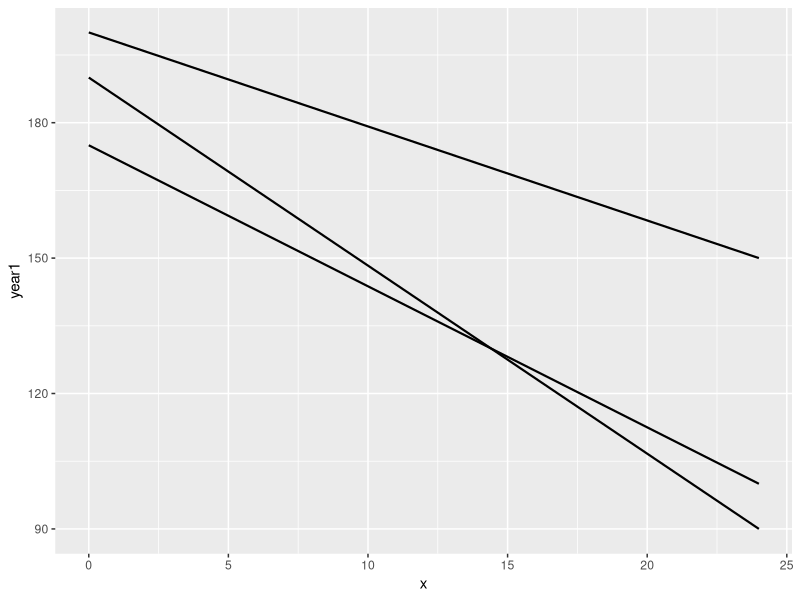
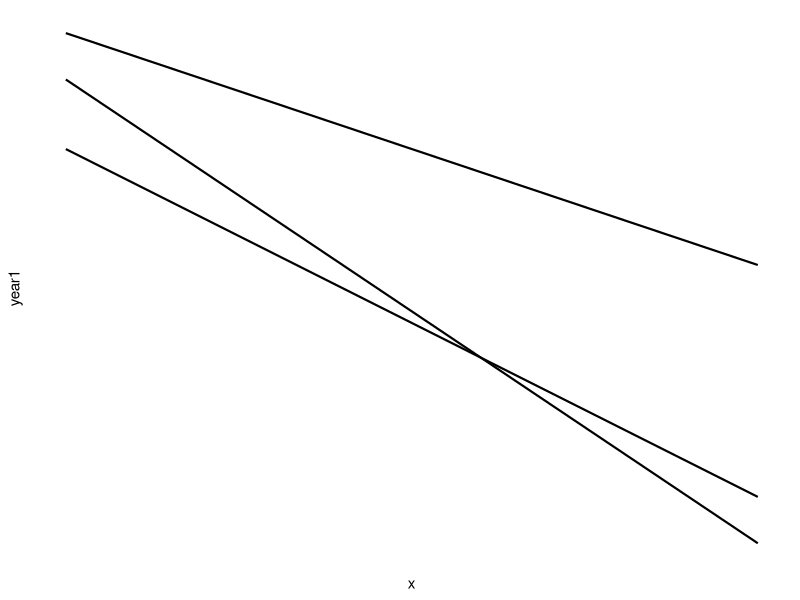

R code for these plots, in order: (Note: this script raises an error after producing the figures.)
#ggplot - Slope Graph

library(ggplot2)
library(scales) #label the points nicely by putting commas in the numbers.

months <-24
year1 <-c(200,175, 190)
year3 <-c(150,100, 90)
group <-c("Group C", "Group B", "Group A")
a <- data.frame(year1,year3,group)
a

#Labels
l11<-paste(a$group,comma_format()(round(a$year1/(3600*24*30.5))),sep="\n")
l13<-paste(a$group,comma_format()(round(a$year3/(3600*24*30.5))),sep="\n")
l11
l13
a

#slope
p <- ggplot(a) + geom_segment(aes(x=0, xend=months, y=year1, yend=year3), size=.75)
p

#blank themes
p<-p + theme(panel.background = element_blank())
p<-p + theme(panel.grid=element_blank())
p<-p + theme(axis.ticks=element_blank())
p<-p + theme(axis.text=element_blank())
p<-p + theme(panel.border=element_blank())
p

#Set the axis labels and limits
p<-p + xlab("") + ylab("Amount Used")
p<-p + theme(axis.title.y=theme_text(vjust=3))
p<-p + xlim((0-12),(months+12))
p<-p + ylim(0,(1.2*(max(a$year3,a$year1))))
p


#Label the slope
p<-p + geom_text(label=l13, y=a$year3, x=rep.int(months,length(a)),hjust=-0.2,size=3.5)
p<-p + geom_text(label=l11, y=a$year1, x=rep.int( 0,length(a)),hjust=1.2,size=3.5)
p

#Label the columns
p<-p + geom_text(label="Year 1", x=0,     y=(1.1*(max(a$year3,a$year1))),hjust= 1.2,size=5)
p<-p + geom_text(label="Year 3", x=months,y=(1.1*(max(a$year3,a$year1))),hjust=-0.1,size=5)
p




#links
#https://rpubs.com/walkerke/slopegraph
